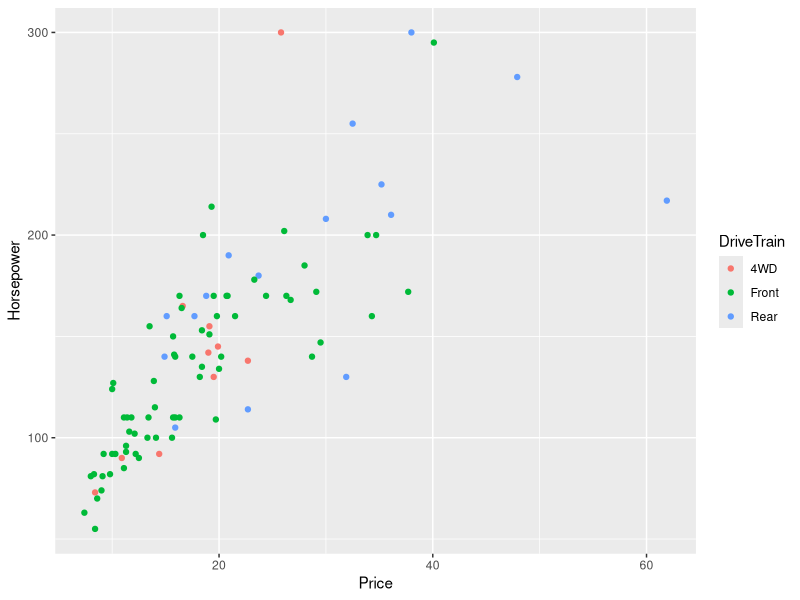
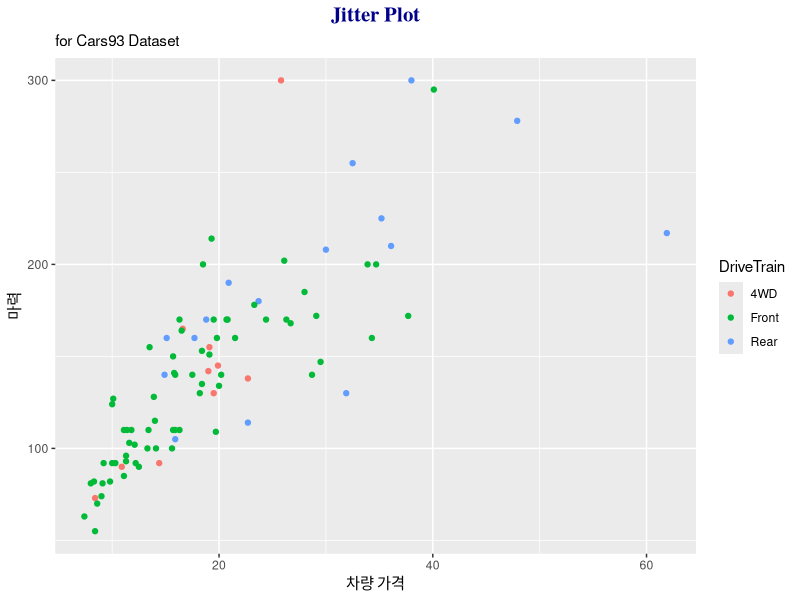
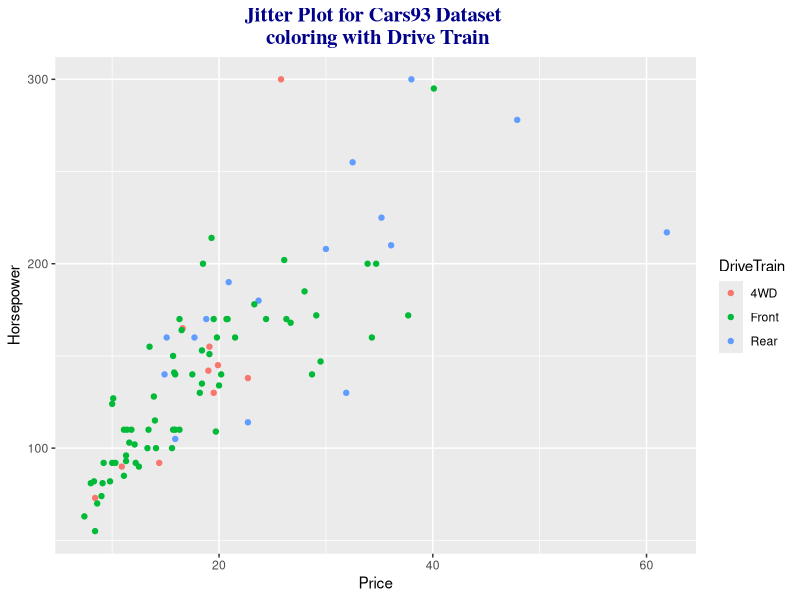
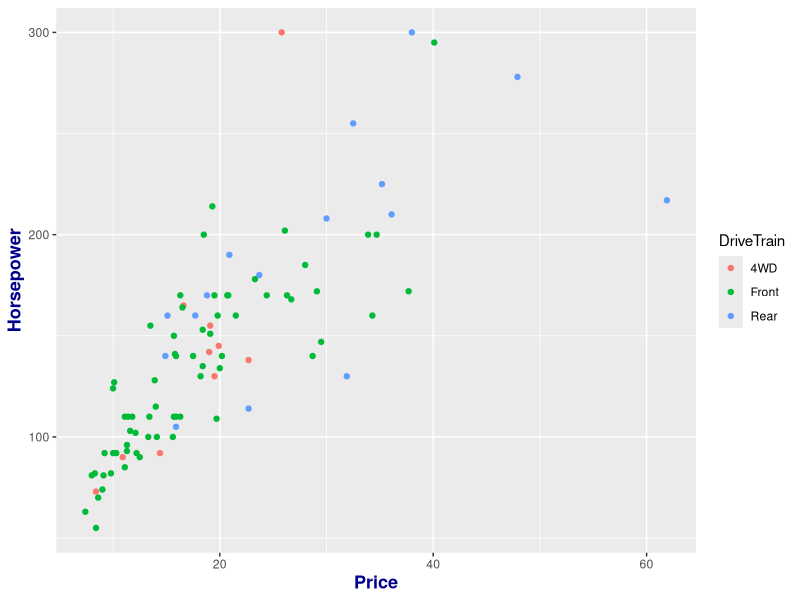
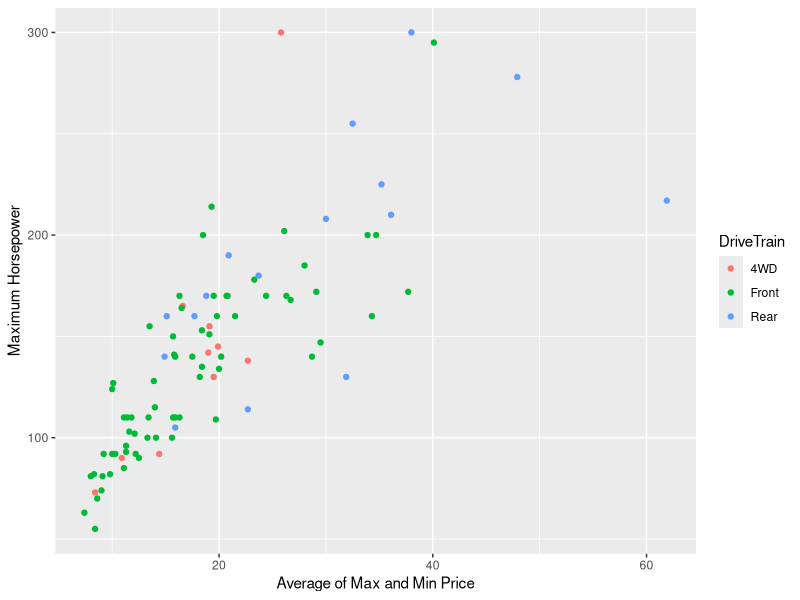
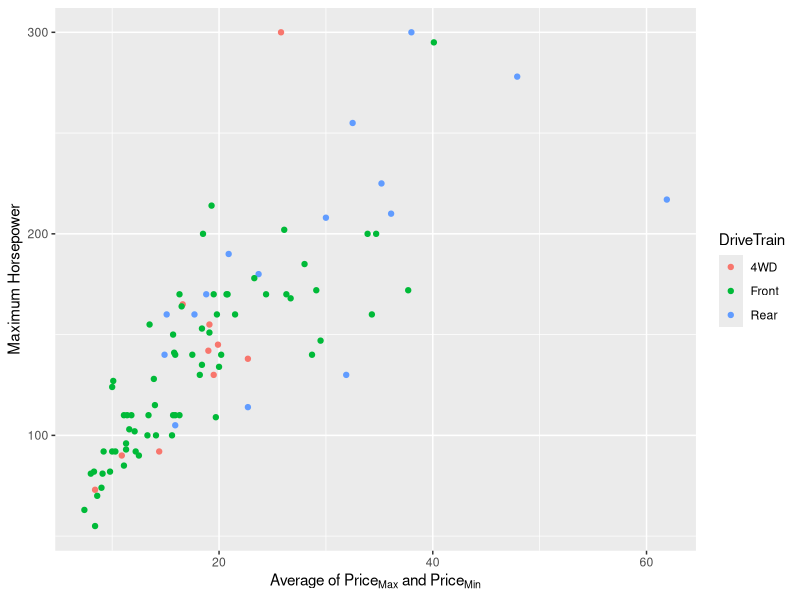
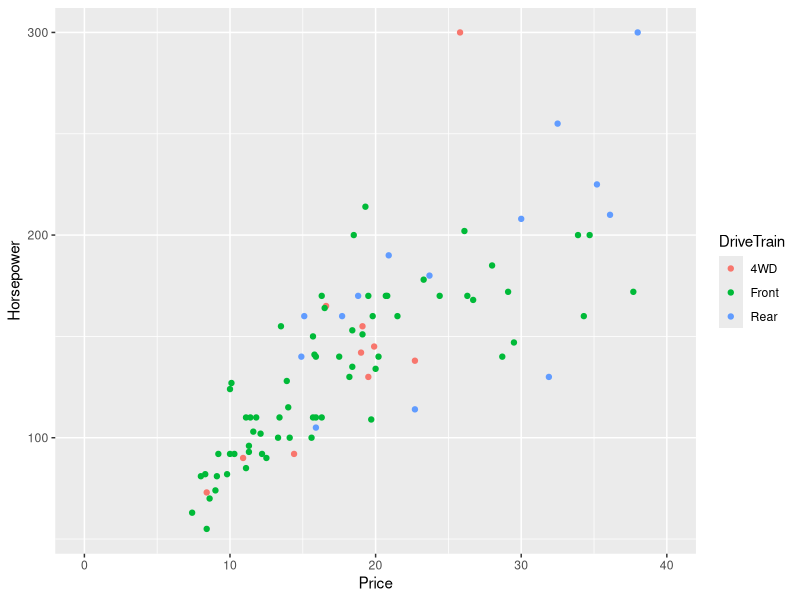
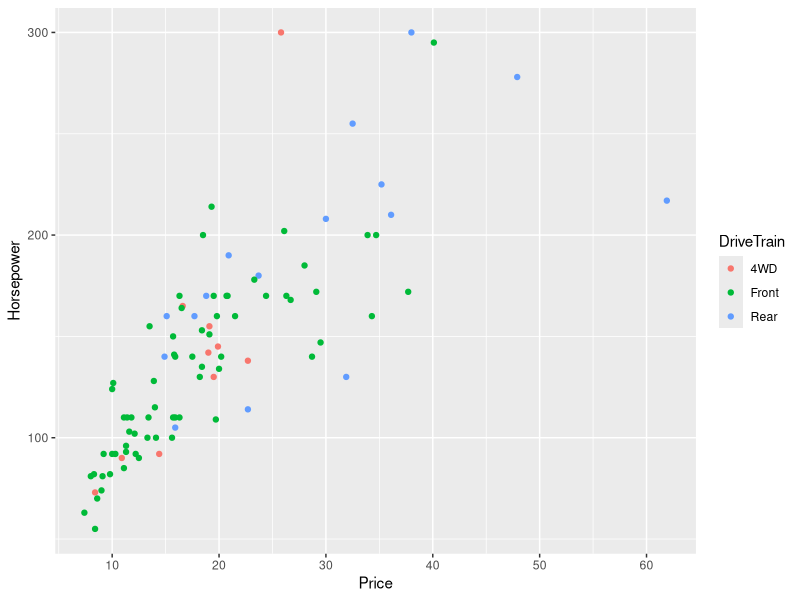

Write R code to recreate these figures, in order. (Note: this script raises an error after producing the figures.)
## ---- chunk 1
knitr::opts_chunk$set(echo = TRUE)
## ---- chunk 2
library(ggplot2)
library(MASS) 
## ---- chunk 3
data("Cars93")   # MASS 패키지에서 Cars93 데이터를 가져옵니다.

Basic_Plot <- ggplot(Cars93, aes(x=Price, y=Horsepower)) + # x: 가격, y: 마력
  geom_point(aes(colour=DriveTrain))  # 산점도를 그립니다.  색상은 차량 구동계 별로 그립니다.
## ---- chunk 4
Basic_Plot
## ---- chunk 5
Basic_Plot + 
  labs(title="Jitter Plot", # plot 타이틀을 지정합니다.
       subtitle = "for Cars93 Dataset", # subtitle을 지정합니다.
       x = "차량 가격",   # x 축 타이틀(axis.title.x)을 변경합니다.
       y = "마력") +      # y 축 타이틀을 변경합니다.
  theme(plot.title = element_text(family = "serif", face = "bold", hjust = 0.5, size = 15, color = "darkblue"))   # plot title의 글씨체(family), 글씨 모양(face), 가운데 정렬(hjust), 크기(size), 색상(color)을 설정합니다. plot.subtitle로 서브타이틀 또한 커스텀이 가능합니다.  다만, 축 타이틀은 theme함수로 지정합니다.
## ---- chunk 6
Basic_Plot + 
  labs(title="Jitter Plot for Cars93 Dataset \n coloring with Drive Train") + # title 명칭을 두 줄로 입력합니다. 
  theme(plot.title = element_text(family = "serif", face = "bold", hjust = 0.5, size = 15, color = "darkblue")) 
## ---- chunk 7
Basic_Plot + 
  theme(axis.title = element_text(face = "bold", size = 13, color = "darkblue"))   # 축의 글자 모양, 크기, 색상을 설정합니다.
## ---- chunk 8
Basic_Plot + 
  labs(x="Average of Max and Min Price", y="Maximum Horsepower")   # 축의 타이틀을 변경합니다.
## ---- chunk 9
Basic_Plot + 
  labs(x=expression('Average of Price'['Max']*' and Price'['Min']), y="Maximum Horsepower")   # 축의 타이틀을 변경합니다. 아래 첨자 수식을 입력할 수 있도록 bquote 함수를 씁니다.
## ---- chunk 10
Basic_Plot + 
  lims(x=c(0,40))   # x축을 0에서 40까지만 나타냅니다. 데이터를 표현하는 범위를 제한했기 때문에 경고문구가 나타납니다.
## ---- chunk 11
Basic_Plot + 
  scale_x_continuous(breaks = c(10,20,30,40,50,60))   # x축을 10단위로 쪼갭니다. 
## ---- chunk 12
Basic_Plot + 
  scale_x_continuous(breaks = c(10,20,30,40,50,60), labels = paste0("$",c(10,20,30,40,50,60)))   # x축을 10단위로 쪼갭니다. 앞에 $를 붙여서 라벨 명칭을 바꿉니다. 
## ---- chunk 13
Basic_Plot + 
  scale_x_continuous(breaks = c(c(1:12)*5), labels = paste0("$",c(c(1:12)*5))) +   # x축을 5단위로 쪼갭니다. 앞에 $를 붙여서 텍스트의 명칭을 바꿉니다. 
  theme(axis.text.x = element_text(angle = 90, hjust = 1, vjust = 0.5 ))   # x축 텍스트를 옆으로 눕힙니다.
## ---- chunk 14
Basic_Plot + 
  scale_x_continuous(position = "top")   # x축을 위로 옮깁니다.
## ---- chunk 15
Basic_Plot + theme(legend.position = "none")   # 범례를 지웁니다.
## ---- chunk 16
Basic_Plot + 
  theme(legend.title = element_text(face = "bold", size = 13, color = "darkblue")) +   # 범례 타이틀의 글자 모양, 크기, 색상을 설정합니다.
  theme(legend.text = element_text(face = "bold", size = 11, color = "#330066")) +    # 범례 항목 글자의 글자 모양, 크기, 색상을 설정합니다.  
  theme(legend.key = element_rect(color = "red", fill = "white"), legend.key.size = unit(1,"cm"))   # 범례 항목 아이콘의 테두리 색상, 내부 색상, 크기를 설정합니다. 
## ---- chunk 17
Basic_Plot + 
  theme(legend.box.background = element_rect(fill = "skyblue"), legend.box.margin = margin(6, 6, 6, 6))   # 범례의 테두리의 색상, 여백 크기를 설정합니다. 
## ---- chunk 18
Basic_Plot + 
  theme(legend.position = "top")   # 범례 위치를 설정합니다.
## ---- chunk 19
Basic_Plot + 
  theme(legend.position = c(0.85, 0.2))   # 범례 위치를 그래프 내부로 설정합니다.
## ---- chunk 20
Basic_Plot + 
  theme(legend.title = element_blank())   # 범례의 타이틀을 지웁니다. 
## ---- chunk 21
Basic_Plot +
  scale_color_discrete(name="This is\nDriver Train Type")   # 범례의 타이틀을 바꿉니다. 
## ---- chunk 22
Basic_Plot + 
  annotate("text", x = 52, y = 100, label = "Price Limit\nLine") +   # plot에 글자를 추가합니다. 
  annotate("text", x = 10, y = 230, label = "Candidate \nGroup") +   # plot에 글자를 추가합니다. 
  annotate("rect", xmin = 0, xmax = 40, ymin = 0, ymax = 250, alpha = .2, fill="skyblue") +   # plot에 사각형을 추가합니다. 
  annotate("segment", x = 60, xend = 60, y = 0, yend = 300, colour = "black", size=1)   # plot에 선을 추가합니다.
## ---- chunk 23
Basic_Plot + 
  coord_flip()   # x축, y축을 바꿔서 그립니다. 
## ---- chunk 24
Basic_Plot +  
  scale_colour_grey()   # 흑백으로 나타냅니다.
## ---- chunk 25
Basic_Plot +  
  scale_color_brewer(palette = "Dark2")  # Dark2 팔레트를 적용합니다.
## ---- chunk 26
Basic_Plot +  
  scale_color_manual(values = c("dodgerblue4", "darkorchid3", "goldenrod1"))  # 원하는 색상으로 표현합니다. 
## ---- chunk 27
library(ggthemes)
## ---- chunk 28
Basic_Plot +  
  scale_color_economist() + 
  theme_economist()   # economist 테마를 적용합니다.
## ---- chunk 29
Basic_Plot +  
  theme_hc(bgcolor = "darkunica") + 
  scale_colour_hc("darkunica")   # darkunica 색상의 Highcharts 테마를 적용합니다. 
## ---- chunk 30
library(ggplot2)

ggplot(faithful, aes(waiting, eruptions))+
  geom_point()+
  coord_cartesian(xlim = c(60, 80), ylim = c(2:4))
## ---- chunk 31
library(ggplot2)

ggplot(faithful, aes(waiting, eruptions))+
  geom_point()+
  coord_cartesian(xlim = c(min(faithful$waiting)-5, max(faithful$waiting)+5))
## ---- chunk 32
library(ggplot2)

ggplot(faithful, aes(waiting, eruptions))+
  geom_point()+
  coord_cartesian(expand = TRUE)
## ---- chunk 33
library(ggplot2)

ggplot(faithful, aes(waiting, eruptions))+
  geom_point()+
  coord_cartesian(expand = FALSE)
## ---- chunk 34
library(ggplot2)

ggplot(faithful, aes(waiting, eruptions))+
  geom_bin2d()+
  coord_cartesian(xlim = c(60, 80))+
  geom_smooth(method = lm)
## ---- chunk 35
library(ggplot2)

ggplot(faithful, aes(waiting, eruptions))+
  geom_bin2d()+
  scale_x_continuous(limits = c(60, 80))+
  geom_smooth(method = lm)
